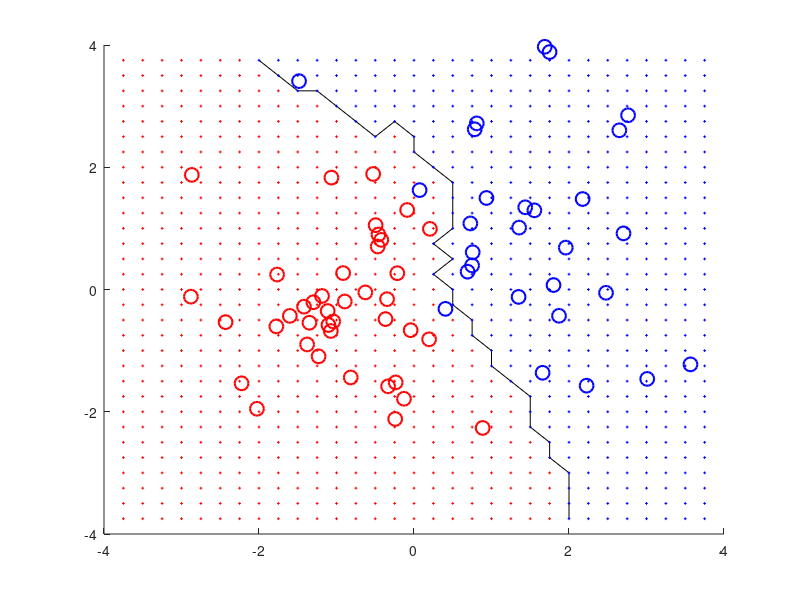

The MATLAB script that drew this image:
clear all;
rng default;

% Set model parameters
k = 7;

N1 = 40;
N2 = 30;

% Create training data
r1 = mvnrnd([-1.0, -0.5], eye(2), N1);
r2 = mvnrnd([+1.5, +1.0], 2*eye(2), N2);

hold on;
xlim([-4, 4]);
ylim([-4, 4]);
plot(r1(:,1), r1(:, 2), 'o', 'MarkerSize', 10, 'LineWidth', 1.5, 'color', 'red');
plot(r2(:,1), r2(:, 2), 'o', 'MarkerSize', 10, 'LineWidth', 1.5, 'color', 'blue');

% Create test data
[X, Y] = meshgrid(-3.75:0.25:3.75, -3.75:0.25:3.75);
Z = zeros(size(X));

% Create class column
r = [[r1, zeros(N1, 1); r2, ones(N2, 1)], zeros(N1 + N2, 1)];

for i = 1 : size(X)
    for j = 1 : size(Y)
        % Create distance column
        r(:, 4) = pdist2(r(:,1:2), [X(i, j), Y(i, j)]);
        [~, idx] = sort(r(:, 4));
        classes = r(idx, 3);
        Z(i, j) = round(mean(classes(1:k)));
    end
end

contour(X, Y, Z, [1,1], 'black');

cl1 = find(Z == 0);
cl2 = find(Z == 1);

X0 = X(cl1); Y0 = Y(cl1); X1 = X(cl2); Y1 = Y(cl2);

plot(X0(:), Y0(:), '+', 'MarkerSize', 2, 'LineWidth', 0.1, 'color', 'red');
plot(X1(:), Y1(:), '+', 'MarkerSize', 2, 'LineWidth', 0.1, 'color', 'blue');
